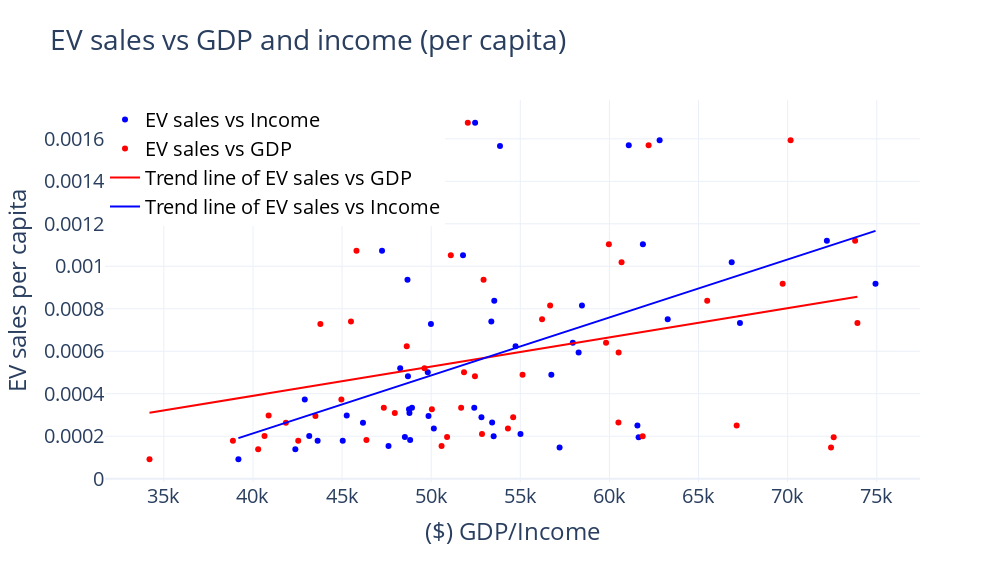

Notebook source saved alongside this figure:
### Code cell
trace0 = go.Scatter(x=new1['income'], 
                y=new1['EV_sale'], 
                mode='markers',
                    name= 'EV sales vs Income',
                marker_color='blue')
trace1 = go.Scatter(x=new1['GDP'], 
                y=new1['EV_sale'], 
                mode='markers',
                    name= 'EV sales vs GDP',
                marker_color='red',
                    
                   )
trace2 = go.Scatter(x=new1['GDP'], 
                    y= 1.37721e-08 *new1['GDP']+ -0.00016093, 
                    mode = "lines",name="Trend line of EV sales vs GDP", 
                    marker_color = "red"
                    )
trace3 = go.Scatter(x=new1['income'], 
                    y= 2.72992e-08 *new1['income']+ -0.0008788, 
                    mode = "lines",
                    name="Trend line of EV sales vs Income", 
                    marker_color = "blue")
data1 = [trace0, trace1,trace2,trace3]
layout = go.Layout(title="EV sales vs GDP and income (per capita)",
                   font_size=20,
                   xaxis=dict(title= "($) GDP/Income"),
                   yaxis=dict(title="EV sales per capita"),
                   legend=dict(x=0, y=1, font=dict(size=20, color="black")))
fig = go.Figure(data=data1, layout=layout)
fig.update_layout(
    width=1000,
    height=562.5,
    template='plotly_white'
)
fig.show()
